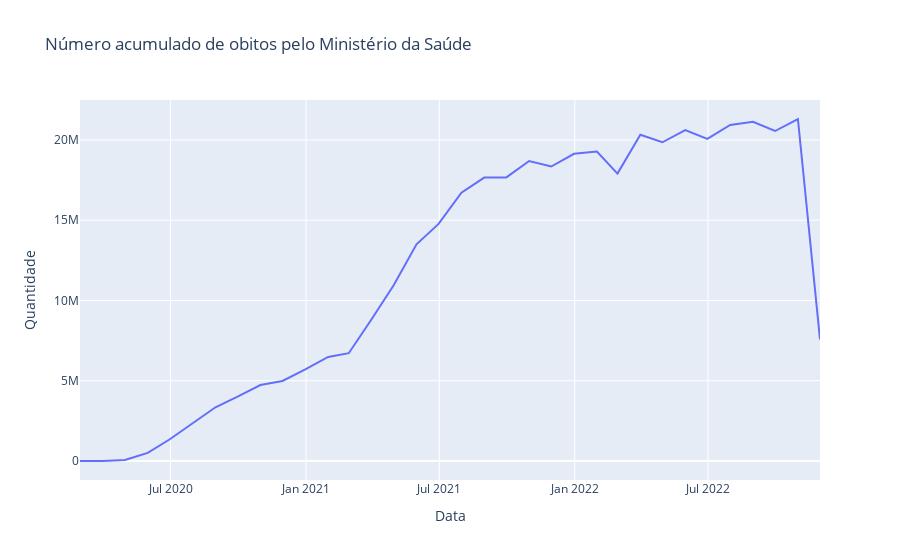

Notebook cell for this chart:
### Code cell
fig = px.line(months, x=months.index, y="deathsMS", title='Número acumulado de obitos pelo Ministério da Saúde',
             labels = {
                "deathsMS": "Quantidade",
                "date": "Data"
                })
fig.show()

### Figure 1 — Plotly figure (JSON) as saved in the notebook; plotly's stock layout.template omitted (floating-point values rounded to 4 significant figures)
{"data": [{"hovertemplate": "Data=%{x}<br>Quantidade=%{y}<extra></extra>", "legendgroup": "", "line": {"color": "#636efa", "dash": "solid"}, "marker": {"symbol": "circle"}, "mode": "lines", "name": "", "orientation": "v", "showlegend": false, "type": "scatter", "x": ["2020-02-29T00:00:00", "2020-03-31T00:00:00", "2020-04-30T00:00:00", "2020-05-31T00:00:00", "2020-06-30T00:00:00", "2020-07-31T00:00:00", "2020-08-31T00:00:00", "2020-09-30T00:00:00", "2020-10-31T00:00:00", "2020-11-30T00:00:00", "2020-12-31T00:00:00", "2021-01-31T00:00:00", "2021-02-28T00:00:00", "2021-03-31T00:00:00", "2021-04-30T00:00:00", "2021-05-31T00:00:00", "2021-06-30T00:00:00", "2021-07-31T00:00:00", "2021-08-31T00:00:00", "2021-09-30T00:00:00", "2021-10-31T00:00:00", "2021-11-30T00:00:00", "2021-12-31T00:00:00", "2022-01-31T00:00:00", "2022-02-28T00:00:00", "2022-03-31T00:00:00", "2022-04-30T00:00:00", "2022-05-31T00:00:00", "2022-06-30T00:00:00", "2022-07-31T00:00:00", "2022-08-31T00:00:00", "2022-09-30T00:00:00", "2022-10-31T00:00:00", "2022-11-30T00:00:00"], "xaxis": "x", "y": [0, 981, 66003, 508063, 1353418, 2370476, 3345605, 4005246, 4733727, 4987004, 5702572, 6483686, 6714984, 8826515, 10952414, 13501491, 14768510, 16718239, 17655225, 17666039, 18687972, 18342121, 19134656, 19278083, 17904369, 20322141, 19854211, 20616875, 20062634, 20929725, 21131418, 20555477, 21304378, 7572448], "yaxis": "y"}], "layout": {"legend": {"tracegroupgap": 0}, "title": {"text": "Número acumulado de obitos pelo Ministério da Saúde"}, "xaxis": {"anchor": "y", "domain": [0, 1], "title": {"text": "Data"}}, "yaxis": {"anchor": "x", "domain": [0, 1], "title": {"text": "Quantidade"}}}}
